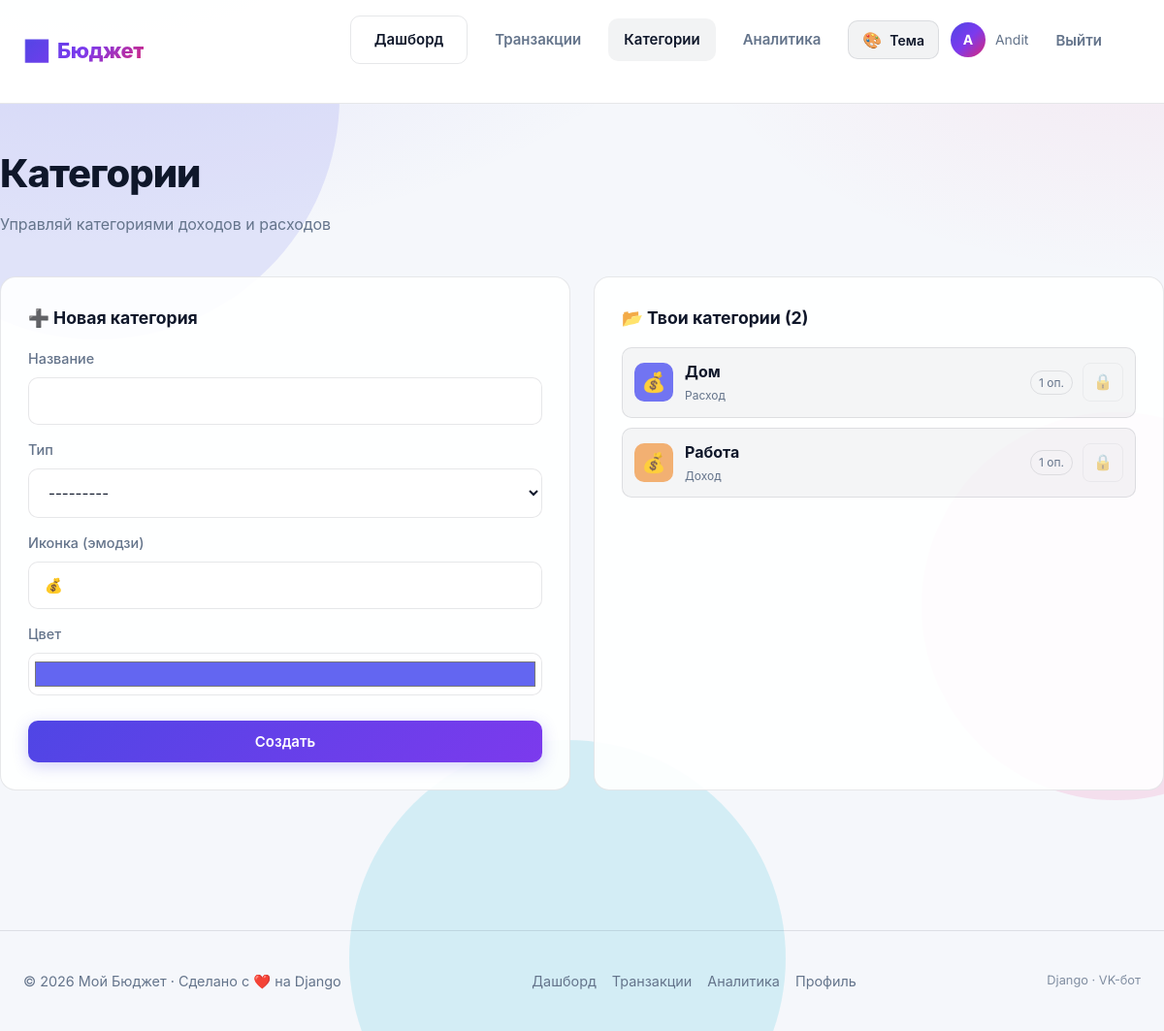
The page /finance/categories/ (signed in) on the database its author committed.
### finance/models.py (models this page shows, shortened)
class Category(models.Model):
    TYPE_CHOICES = [
        ('income', 'Доход'),
        ('expense', 'Расход'),
    ]
    user = models.ForeignKey(User, on_delete=models.CASCADE, related_name='categories')
    name = models.CharField('Название', max_length=50)
    type = models.CharField('Тип', max_length=10, choices=TYPE_CHOICES)
    color = models.CharField('Цвет', max_length=7, default='#6366f1')
    icon = models.CharField('Иконка', max_length=30, blank=True, default='💰')
    class Meta:
        verbose_name = 'Категория'
        verbose_name_plural = 'Категории'
        ordering = ['type', 'name']
        unique_together = ('user', 'name', 'type')

### finance/views.py (the view)
# urls.py: path('categories/', views.categories_list, name='categories_list'),
@login_required
def categories_list(request):
    qs = Category.objects.filter(user=request.user).annotate(tx_count=Count('transactions'))
    if request.method == 'POST':
        form = CategoryForm(request.POST)
        if form.is_valid():
            c = form.save(commit=False)
            c.user = request.user
            try:
                c.save()
                messages.success(request, f'Категория «{c.name}» создана')
            except IntegrityError:
                messages.error(request, 'Категория с таким названием и типом уже есть')
            return redirect('categories_list')
    else:
        form = CategoryForm()
    return render(request, 'finance/categories_list.html', {
        'categories': qs,
        'form': form,
    })

### finance/forms.py (shortened to what this page needs)
class CategoryForm(forms.ModelForm):
    class Meta:
        model = Category
        fields = ['name', 'type', 'icon', 'color']
        widgets = {
            'color': forms.TextInput(attrs={'type': 'color'}),
        }
        labels = {
            'name': 'Название',
            'type': 'Тип',
            'icon': 'Иконка (эмодзи)',
            'color': 'Цвет',
        }

### finance/templates/finance/categories_list.html (shortened to what this page needs)
{% extends "base.html" %}
{% block content %}
<div class="container dashboard">
    <div class="dashboard-header">
        <h1>Категории</h1>
        <p style="color: var(--text-muted);">Управляй категориями доходов и расходов</p>
    </div>
    <div class="two-columns">
        <div class="form-card">
            <h3>➕ Новая категория</h3>
            <form method="post" style="margin-top: 16px;">
                <div class="form-group">
                    <label for="{{ form.name.id_for_label }}">Название</label>
                    {{ form.name }}
                </div>
                <div class="form-group">
                    <label for="{{ form.type.id_for_label }}">Тип</label>
                    {{ form.type }}
                </div>
                <div class="form-group">
                    <label for="{{ form.icon.id_for_label }}">Иконка (эмодзи)</label>
                    {{ form.icon }}
                </div>
                <div class="form-group">
                    <label for="{{ form.color.id_for_label }}">Цвет</label>
                    {{ form.color }}
                </div>
                <button type="submit" class="btn btn-primary" style="width:100%; margin-top: 12px;">Создать</button>
            </form>
        </div>
        <div class="form-card">
            <h3>📂 Твои категории ({{ categories|length }})</h3>
            {% if categories %}
                <div class="categories-list" style="margin-top: 16px;">
                    {% for c in categories %}
                        <div class="category-item">
                            <div class="category-info">
                            <span class="category-icon" style="background-color: {{ c.color }}; opacity: 0.9;">
                                    {{ c.icon }}
                                </span>
                                <div>
                                    <strong>{{ c.name }}</strong>
                                    <span class="category-type">
                                        {% if c.type == 'income' %}Доход{% else %}Расход{% endif %}
                                    </span>
                                </div>
                            </div>
                            <div class="category-actions">
                                <span class="category-count">{{ c.tx_count }} оп.</span>
                                {% if c.tx_count %}
                                <span class="btn-icon is-disabled"
                                      title="Нельзя удалить категорию, в которой есть операции">
                                    🔒
                                </span>
                                {% else %}
                                <form method="post" action="{% url 'category_delete' c.pk %}"
                                      onsubmit="return confirm('Удалить категорию «{{ c.name }}»?');">
                                    {% csrf_token %}
                                    <button type="submit" class="btn-icon" title="Удалить категорию">🗑️</button>
                                </form>
                                {% endif %}
                            </div>
                        </div>
                    {% endfor %}
                </div>
            {% else %}
                <p style="color: var(--text-muted); margin-top: 16px;">
                    Пока пусто. Создай первую категорию — без неё нельзя добавить транзакцию.
                </p>
            {% endif %}
        </div>
    </div>
</div>
{% endblock %}

### accounts/templates/base.html (shortened to what this page needs)
{% load static %}
<!DOCTYPE html>
<html lang="ru" data-theme="midnight" data-effects="on">
<head>
    <link rel="stylesheet" href="{% static 'css/style.css' %}?v=20261123">
</head>
<body>
<div class="bg-blobs">
    <div class="blob"></div>
    <div class="blob"></div>
</div>
<nav class="navbar">
    <div class="nav-inner">
        <a href="{% url 'home' %}" class="logo">📊 <span>Бюджет</span></a>
        <div class="nav-links" id="navLinks">
            {% with current=request.resolver_match.url_name %}
            {% if user.is_authenticated %}
            <a href="{% url 'dashboard' %}" class="btn btn-outline {% if current == 'dashboard' %}is-active{% endif %}">Дашборд</a>
            <a href="{% url 'transactions_list' %}" class="btn btn-ghost {% if current == 'transactions_list' or current == 'transaction_edit' %}is-active{% endif %}">Транзакции</a>
            <a href="{% url 'categories_list' %}" class="btn btn-ghost {% if current == 'categories_list' %}is-active{% endif %}">Категории</a>
            <a href="{% url 'analytics' %}" class="btn btn-ghost {% if current == 'analytics' %}is-active{% endif %}">Аналитика</a>
            {% else %}
            <a href="{% url 'login' %}" class="btn btn-ghost {% if current == 'login' %}is-active{% endif %}">Вход</a>
            <a href="{% url 'register' %}" class="btn btn-primary">Начать</a>
            {% endif %}
            {% endwith %}
            <div class="theme-switcher" id="themeSwitcher">
                <button type="button" class="theme-toggle" id="themeToggle"
                        aria-haspopup="true" aria-expanded="false" aria-controls="themeMenu">
                    <span class="theme-toggle-icon" aria-hidden="true">🎨</span>
                    <span>Тема</span>
                </button>
            </div>
            {% if user.is_authenticated %}
            <a href="{% url 'profile' %}" class="user-badge" style="text-decoration:none;">
                <div class="avatar">{{ user.username|first|upper }}</div>
                <span class="username">{{ user.username }}</span>
            </a>
            <form method="post" action="{% url 'logout' %}" class="logout-form">
                <button type="submit" class="btn btn-ghost">Выйти</button>
            </form>
            {% endif %}
        </div>
    </div>
</nav>
<main>
    {% block content %}{% endblock %}
</main>
<footer>
    <div class="container footer-inner">
        <p>© {% now "Y" %} Мой Бюджет · Сделано с ❤️ на Django</p>
        <nav class="footer-nav" aria-label="Навигация в подвале">
            {% if user.is_authenticated %}
            <a href="{% url 'dashboard' %}">Дашборд</a>
            <a href="{% url 'transactions_list' %}">Транзакции</a>
            <a href="{% url 'analytics' %}">Аналитика</a>
            <a href="{% url 'profile' %}">Профиль</a>
            {% else %}
            <a href="{% url 'login' %}">Вход</a>
            <a href="{% url 'register' %}">Регистрация</a>
            {% endif %}
        </nav>
        <p class="footer-note">Django · VK-бот</p>
    </div>
</footer>
</body>
</html>

### rows shown on the page
Category: icon "💰", name "Дом", type "Расход", tx_count "1"
Category: icon "💰", name "Работа", type "Доход", tx_count "1"

### other values the page prints
{{ user.username|first|upper }} "A"
{{ user.username }} "Andit"
{{ categories|length }} "2"
